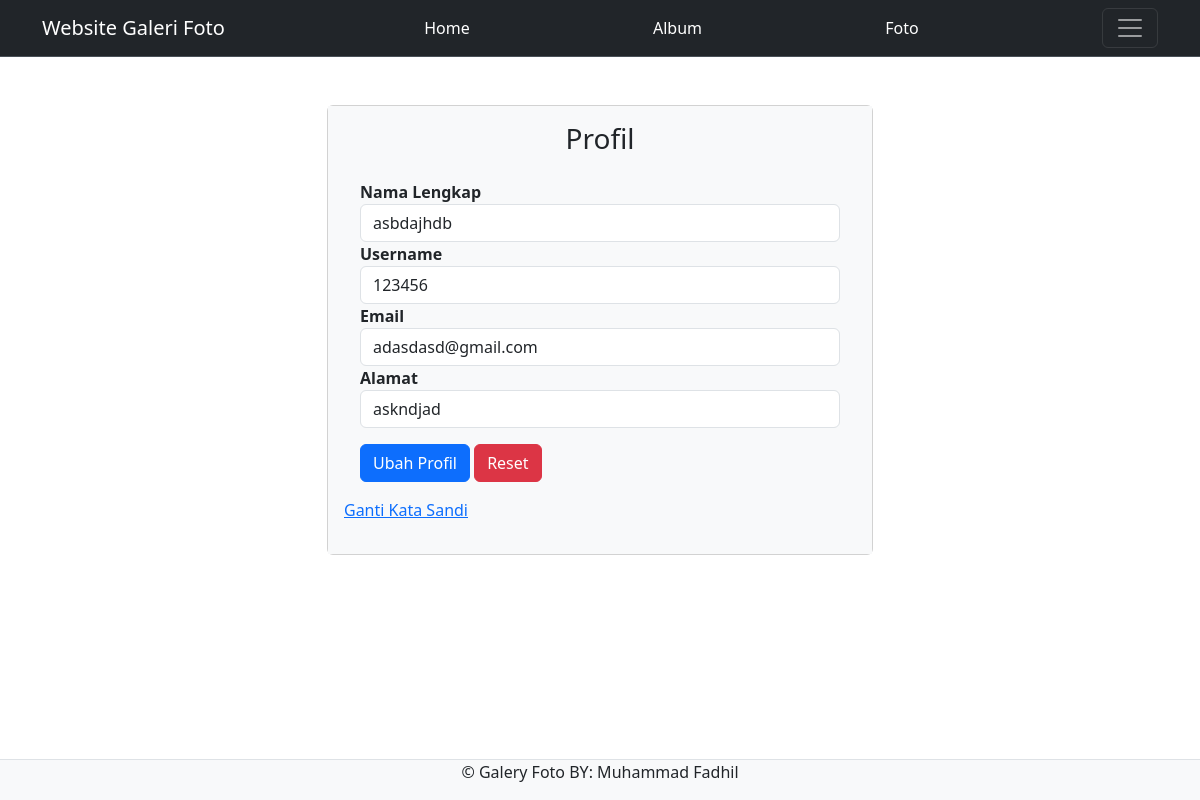
Page /admin/profil.php (signed in) on the committed database.
### tables this page shows
CREATE TABLE `user` (
  `userid` int(11) NOT NULL,
  `username` varchar(255) NOT NULL,
  `password` varchar(255) NOT NULL,
  `email` varchar(255) NOT NULL,
  `namalengkap` varchar(255) NOT NULL,
  `alamat` text NOT NULL
);

### admin/profil.php (the view, shortened to what this page needs)
<?php
	include '../config/koneksi.php';
	$query = mysqli_query($koneksi, "SELECT * FROM user WHERE userid ='".$_SESSION['userid']."'");
	$d = mysqli_fetch_object($query);
?>
<!DOCTYPE html PUBLIC "-//W3C//DTD XHTML 1.0 Transitional//EN" "http://www.w3.org/TR/xhtml1/DTD/xhtml1-transitional.dtd">
<html xmlns="http://www.w3.org/1999/xhtml">
<head>
 <link rel="stylesheet" type="text/css" href="../assets/css/bootstrap.min.css">
</head>
<body>
   <nav class="navbar bg-dark border-bottom border-body" data-bs-theme="dark">
  <div class="container">
    <a class="navbar-brand" href="index.php"> Website Galeri Foto </a>
    <a href="home.php" style="color: #ffffff;" class="nav-link">Home</a>
    <a href="album.php" style="color: #ffffff;" class="nav-link">Album</a>
    <a href="foto.php" style="color: #ffffff;" class="nav-link"> Foto </a>
    <button class="navbar-toggler" type="button" data-bs-toggle="collapse" data-bs-target="#navbarNavAltMarkup" aria-controls="navbarNavAltMarkup" aria-expanded="false" aria-label="Toggle navigation">
    <span class="navbar-toggler-icon"></span>
    </button>
  </div>
</nav>
    <div class="container py-5">
    <div class="row justify-content-center">
        <div class="col-md-6">
            <div class="card">
                <div class="card-body bg-light">
                	<div class="text-center">
                        <h3>Profil</h3></div>
            <div class="card-body">
               <form action="" method="POST">
               	<div class="form-group">
               	<label><b>Nama Lengkap</b></label>
                   <input type="text" name="namalengkap" placeholder="Nama Lengkap" class="form-control" value="<?php echo $d->namalengkap ?>" required>
                </div>
                <div class="form-group">
                   <label><b>Username</b></label>
                   <input type="text" name="username" placeholder="Username" class="form-control" value="<?php echo $d->username ?>" required>
                </div>
                <div class="form-group">
                   <label><b>Email</b></label>
                   <input type="email" name="email" placeholder="Email" class="form-control" value="<?php echo $d->email ?>" required>
                </div>
                <div class="form-group">
                   <label><b>Alamat</b></label>
                   <input type="text" name="alamat" placeholder="alamat" class="form-control" value="<?php echo $d->alamat ?>" required>
                </div>
                   <input type="submit" name="submit" value="Ubah Profil" class="btn btn-primary mt-3">
                   <button href="profil.php" class="btn btn-danger mt-3">Reset</button>
               </form>
            </div>
<div>
	<p><a href="password.php">Ganti Kata Sandi</a></p>
</div>
    <footer class="d-flex justify-content-center border-top mt-3 bg-light fixed-bottom">
        	<p>&copy; Galery Foto BY: Muhammad Fadhil </p>
    </footer>
</body>
</html>

### rows in the picture
user: namalengkap "asbdajhdb", username "123456", email "adasdasd@gmail.com", alamat "askndjad"
